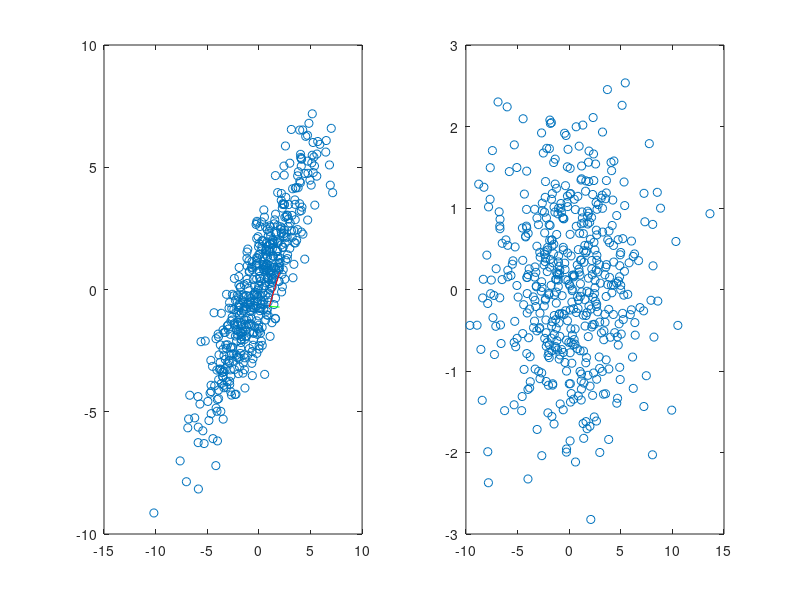

Source code (MATLAB):
function data_lec3()

y1 = 4 * randn(500,1);
y2 = 1 * randn(500,1);
R = [cosd(135) -sind(135); sind(135) cosd(135)];
G = [y1, y2] * R;
y1 = G(:,1);
y2 = G(:,2);

data = [y1 y2];

[U, S, V] = svd(cov(data));

figure
subplot(1,2,1);
plot(data(:,1), data(:,2), 'o');
hold on
plot(U(:,1),'g');
hold on
plot(U(:,2),'r');

Z = U * data.';
subplot(1,2,2);
plot(Z(1,:), Z(2,:), 'o');

end

